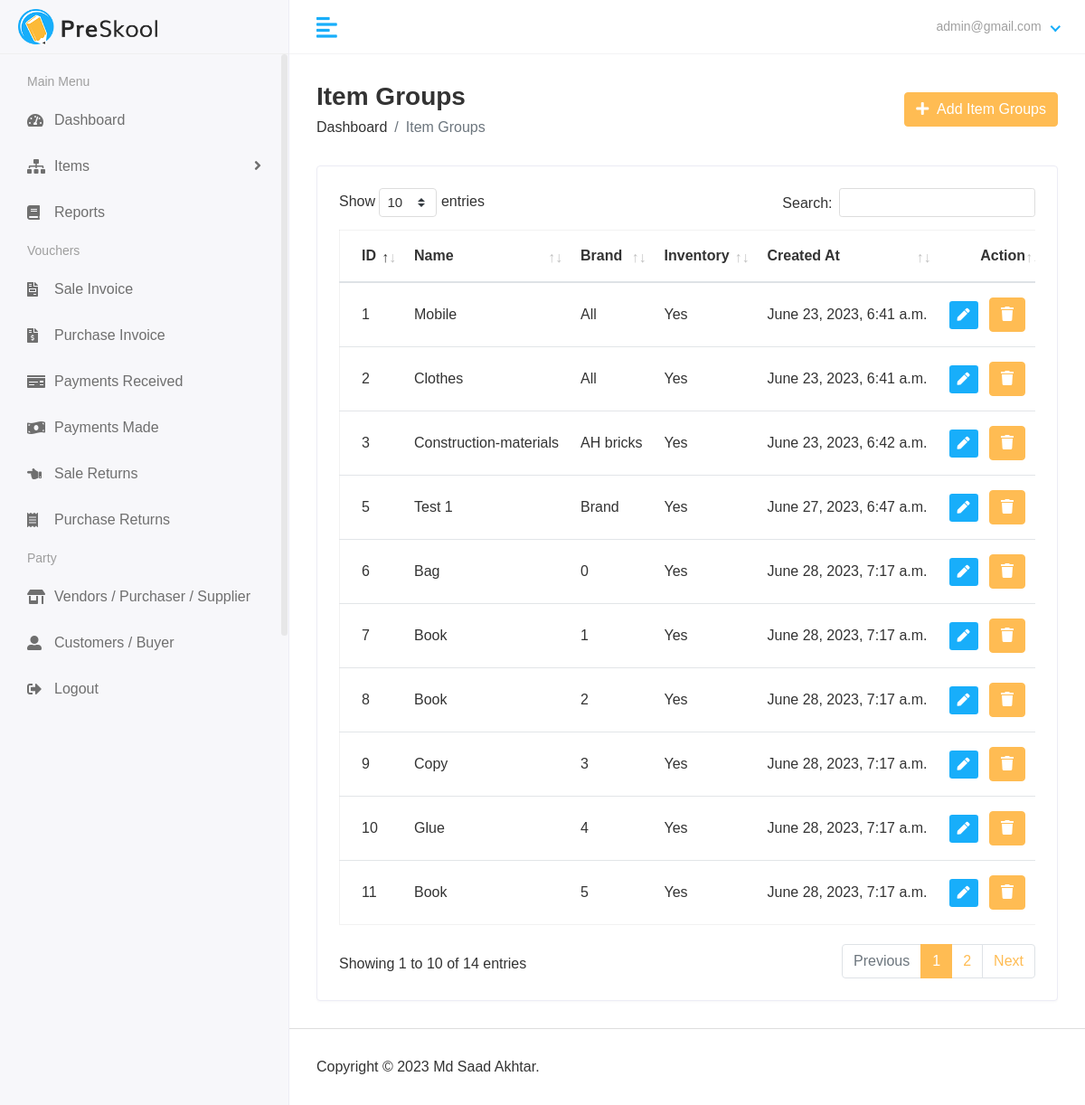
/finance/view_item_groups/ (signed in), run on the app's committed database.
### accounts/models.py (models this page shows)
class CustomUser(AbstractUser):
    def __str__(self):
        return self.email

### finance/models.py (models this page shows, shortened)
class ItemGroup(models.Model):
    name = models.CharField(_("name"), max_length=50)
    brand = models.CharField(_("brand"), max_length=50)
    tax_preference = models.IntegerField(choices=TAX_PREFERENCE,default=1)
    inventory = models.IntegerField(choices=INVENTORY_TYPE,default=1)
    created_at = models.DateTimeField(auto_now_add=True,null = True)
    updated_at = models.DateTimeField(auto_now_add=True,null = True)
    changed_by_user = models.ForeignKey(CustomUser,null=True,on_delete=models.PROTECT)

### finance/views.py (the view)
# urls.py: path('view_item_groups/',views.view_item_groups,name="view_item_groups"),
@login_required(login_url="account_login")
def view_item_groups(request):
    if not request.user.has_perm('finance.view_itemgroup'):
        return HttpResponse("Permission Error. Sorry You are not authorised to visit this page")
    item_groups = ItemGroup.objects.all()
    context = {
        "item_groups":item_groups
    }
    return render(request,"hod/view_item_groups.html", context)

### finance/templates/hod/view_item_groups.html (shortened to what this page needs)
{% extends 'base.html' %} {% block content %}
<div class="main-wrapper">
  <div class="page-wrapper">
    <div class="content container-fluid">
      <div class="page-header">
        <div class="row align-items-center">
          <div class="col">
            <h3 class="page-title">Item Groups</h3>
            <ul class="breadcrumb">
              <li class="breadcrumb-item">
                <a href="{% url 'finance_dashboard' %}">Dashboard</a>
              </li>
              <li class="breadcrumb-item active">Item Groups</li>
            </ul>
          </div>
          <div class="col-auto text-right float-right ml-auto">
            <a href="{% url 'add_item_groups' %}" class="btn btn-primary"
              ><i class="fas fa-plus"></i> &nbsp;Add Item Groups
            </a>
          </div>
        </div>
      </div>
      <div class="row">
        <div class="col-sm-12">
          <div class="card card-table">
            <div class="card-body">
              <div class="table-responsive">
                <table id="table_id" class="table table-hover table-center mb-0">
                    <thead>
                      <tr>
                        <th>ID</th>
                        <th>Name</th>
                        <th>Brand</th>
                        <th>Inventory</th>
                        <th>Created At</th>
                        <th class="text-right">Action</th>
                      </tr>
                    </thead>
                    <tbody>
                      {% for i in item_groups %}
                      <tr>
                        <td>{{i.id}}</td>
                        <td>{{i.name}}</td>
                        <td>{{i.brand}}</td>
                        {% if i.inventory == 1 %}
                            <td>Yes</td>
                        {% else %}
                            <td>No</td>
                        {% endif %}
                        <td>{{i.created_at}}</td>
                        <td class="text-right">
                          <div class="actions">
                            <a
                              href="{% url 'edit_item_groups' i.id %}"
                              class="btn btn-sm bg-success-light mr-2"
                            >
                              <i class="fas fa-pen"></i>
                            </a>
                            <button type="button" class="btn btn-primary" data-toggle="modal" data-target="#modal-{{i.id}}">
                              <i class="fa fa-trash" aria-hidden="true"></i>
                            </button>
                          </div>
                        </td>
                      </tr>
                      {% endfor %}
                    </tbody>
                  </table>
              </div>
            </div>
          </div>
        </div>
      </div>
    </div>
    {% endblock content %}

### finance/templates/includes/header.html (shortened to what this page needs)
{% load static %}
<div class="header">
    <div class="header-left">
       <a href="index.html" class="logo">
       <img src="{% static 'assets/img/logo.png' %}" alt="Logo">
       </a>
    </div>
    <a href="javascript:void(0);" id="toggle_btn">
    <i class="fas fa-align-left"></i>
    </a>
    <ul class="nav user-menu">
       <li class="nav-item dropdown has-arrow">
          <a href="#" class="dropdown-toggle nav-link" data-toggle="dropdown">
          <span class="user-img">
            {% if request.user.first_name %}
               {{request.user.first_name}} {{request.user.last_name}}
            {% else %}
               {{request.user}}
            {% endif %}
         </span>
          </a>
       </li>
    </ul>
 </div>

### static/assets/css/style.css (style rules this page uses)
html { height: 100%; }
body { background-color: #fff; color: #333; font-family: 'Poppins', sans-serif; font-size: 1rem; height: 100%; line-height: 1.5; overflow-x: hidden; }
h1, h2, h3, h4, h5, h6 { font-family: 'Poppins', sans-serif; margin-top: 0; }
a { color: #009ce7; }
input, button, a { transition: all 0.4s ease; -moz-transition: all 0.4s ease; -o-transition: all 0.4s ease; -ms-transition: all 0.4s ease; -webkit-transition: all 0.4s ease; }
input, input:focus, button, button:focus { outline: none; }
ul, ol { padding: 0px; list-style: none; }
.table { color: #333; max-width: 100%; margin-bottom: 0; width: 100%; }
.table.dataTable { border-collapse: collapse !important; border: 1px solid rgba(0, 0, 0, 0.05); }
.table thead tr th { font-weight: 600; }
.table tbody tr { border-bottom: 1px solid rgba(0, 0, 0, 0.05); }
.table.table-center td, .table.table-center th { vertical-align: middle; }
.card-table .card-body .table > thead > tr > th { border-top: 0; }
.card-table .card-body .table tr td:first-child, .card-table .card-body .table tr th:first-child { padding-left: 1.5rem; }
.card-table .card-body .table tr td:last-child, .card-table .card-body .table tr th:last-child { padding-right: 1.5rem; }
.card-table .table td, .card-table .table th { border-top: 1px solid #e2e5e8; padding: 1rem 0.75rem; white-space: nowrap; }
.btn-primary { background-color: #FFBC53; border: 1px solid #FFBC53; }
.card { border: 1px solid #ececf5; box-shadow: 0 1px 3px 0 rgba(0, 0, 0, 0.03); margin-bottom: 1.875rem; }
.card-body { padding: 1.5rem; }
.bg-success-light { background-color: #18aefa; color: #fff; }
.header { background-color: #fff; border-bottom: 1px solid #f3f3f4; left: 0; position: fixed; right: 0; top: 0; z-index: 1001; height: 60px; }
.header .header-left { float: left; height: 60px; padding: 0 20px; position: relative; width: 320px; z-index: 1; transition: all 0.2s ease-in-out; background-color: #f7f7fa; border-bottom: 1px solid #efefef; border-right: 1px solid #ececf5; display: flex; align-items: center; }
.header .header-left .logo { display: inline-block; line-height: 60px; }
.header .header-left .logo img { max-height: 40px; width: auto; }
.header .dropdown-toggle:after { display: none; }
.header .has-arrow .dropdown-toggle:after { border-top: 0; border-left: 0; border-bottom: 2px solid #18aefa; border-right: 2px solid #18aefa; content: ''; height: 8px; display: inline-block; pointer-events: none; -webkit-transform-origin: 66% 66%; -ms-transform-origin: 66% 66%; transform-origin: 66% 66%; -webkit-transform: rotate(45deg); -ms-transform: rotate(45deg); transform: rotate(45deg); -webkit-transition: all 0.15s ease-in-out; transition: all 0.15s ease-in-out; width: 8px; vertical-align: 0px; }
.user-menu { float: right; margin: 0; position: relative; z-index: 99; padding-right: 15px; }
.user-menu.nav > li > a { color: #a0a0a0; font-size: 14px; line-height: 58px; padding: 0 15px; height: 60px; }
.user-img { margin-right: 3px; position: relative; }
.main-wrapper { width: 100%; height: 100vh; min-height: 100vh; }
.page-wrapper { margin-left: 320px; padding-top: 60px; position: relative; transition: all 0.4s ease; }
.page-wrapper > .content { padding: 1.875rem 1.875rem 0; }
.page-header { margin-bottom: 1.875rem; }
.page-header .breadcrumb { background-color: transparent; color: #6c757d; font-size: 1rem; font-weight: 500; margin-bottom: 0; padding: 0; }
.page-header .breadcrumb a { color: #333; }
.page-title { font-size: 28px; font-weight: 600; color: #333; margin-bottom: 5px; }
@media (min-width: 992px) { #toggle_btn { align-items: center; color: #18aefa; display: inline-flex; float: left; font-size: 26px; height: 60px; justify-content: center; margin-left: 15px; padding: 0 15px; } }

### data on the page
CustomUser: user "admin@gmail.com"
ItemGroup: id "1", name "Mobile", brand "All", inventory "Yes", created_at "June 23, 2023, 6:41 a.m."
ItemGroup: id "2", name "Clothes", brand "All", inventory "Yes", created_at "June 23, 2023, 6:41 a.m."
ItemGroup: id "3", name "Construction-materials", brand "AH bricks", inventory "Yes", created_at "June 23, 2023, 6:42 a.m."
ItemGroup: id "5", name "Test 1", brand "Brand", inventory "Yes", created_at "June 27, 2023, 6:47 a.m."
ItemGroup: id "6", name "Bag", brand "0", inventory "Yes", created_at "June 28, 2023, 7:17 a.m."
ItemGroup: id "7", name "Book", brand "1", inventory "Yes", created_at "June 28, 2023, 7:17 a.m."
ItemGroup: id "8", name "Book", brand "2", inventory "Yes", created_at "June 28, 2023, 7:17 a.m."
ItemGroup: id "9", name "Copy", brand "3", inventory "Yes", created_at "June 28, 2023, 7:17 a.m."
ItemGroup: id "10", name "Glue", brand "4", inventory "Yes", created_at "June 28, 2023, 7:17 a.m."
ItemGroup: id "11", name "Book", brand "5", inventory "Yes", created_at "June 28, 2023, 7:17 a.m."
